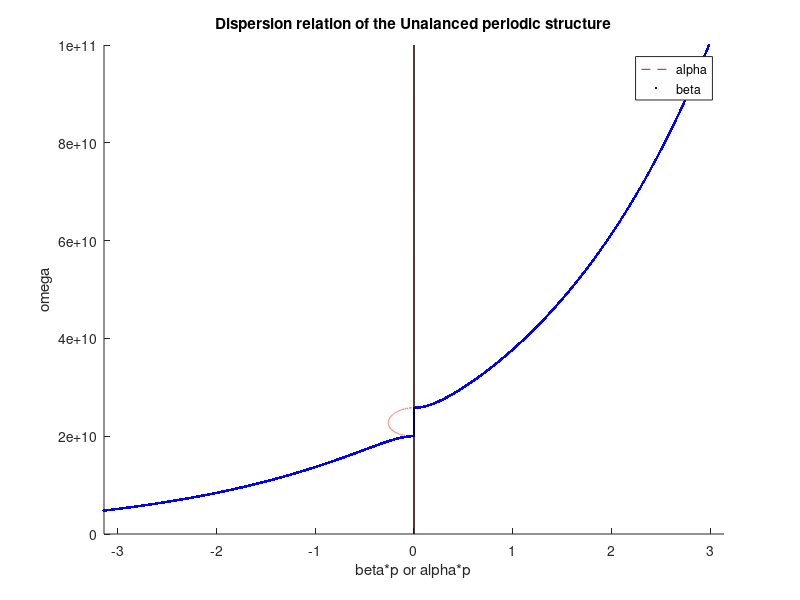

This figure's MATLAB source:
%初始化
clear
clc
close all

%四个电路参数
LR = 2 * 1e-9; %右手单位长度电感
CR = 1e-12; %右手单位长度电感
LL = 2.5 * 1e-9; %右手单位长度电感
CL = 0.75 * 1e-12; %右手单位长度电感

Omega = 1e11;
omega = 0:Omega / 20000:Omega; %扫频范围

p = 3.75e-4; %网格间距

Z = 1i * omega * LR / 2 + 1 ./ (1i * 2 * omega * CL);
Y = 1i * omega * CR + 1 ./ (1i * omega * LL);
omega0 = (LR * CR * LL * CL) ^ (-1/4);

gamma = 1 / p * acosh(1 - Z .* Y);
beta = real(gamma);
alpha = imag(gamma);
beta(omega < omega0) = -beta(omega < omega0);

%%fig3.35(b)
h1 = figure;
hold on
plot(alpha * p, omega, '--', 'color', 'r')
plot(beta * p, omega, '.', 'color', 'b')
plot([0 0], [0 omega(end)], 'LineWidth', 1, 'Color', 'k')
xlim([-pi pi])
ylim([0 omega(end)])
xlabel('beta*p or alpha*p')
ylabel('omega')
title('Dispersion relation of the Unalanced periodic structure')
legend('alpha', 'beta')
